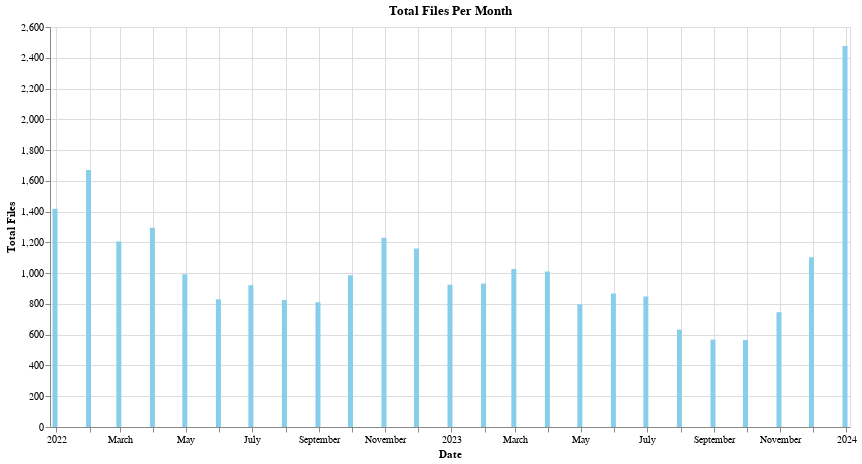

Source (notebook cell):
### Markdown cell above
## Altair plots

### Code cell
import altair as alt

# Reset the index for Altair
df_altair = df_autoconsumo_group_m.reset_index()

# Create the bar plot
bar = alt.Chart(df_altair).mark_bar(color="skyblue").encode(
    x=alt.X('fecha_registro_exp:T', title="Date"),  # Use the datetime index
    y=alt.Y('total_exp:Q', title="Total Files"),
    tooltip=['fecha_registro_exp:T', 'total_exp:Q']  # Add tooltips
).properties(
    title="Total Files Per Month",
    width=800,
    height=400
)

bar

### Figure 1 — Vega-Lite specification as saved in the notebook (floating-point values rounded to 4 significant figures)
{"config": {"view": {"continuousWidth": 300, "continuousHeight": 300}}, "data": {"name": "data-778c0ed09dfb58b3cd5acace750d6b04"}, "mark": {"type": "bar", "color": "skyblue"}, "encoding": {"tooltip": [{"field": "fecha_registro_exp", "type": "temporal"}, {"field": "total_exp", "type": "quantitative"}], "x": {"field": "fecha_registro_exp", "title": "Date", "type": "temporal"}, "y": {"field": "total_exp", "title": "Total Files", "type": "quantitative"}}, "height": 400, "title": "Total Files Per Month", "width": 800, "$schema": "https://vega.github.io/schema/vega-lite/v5.20.1.json", "datasets": {"data-778c0ed09dfb58b3cd5acace750d6b04": [{"fecha_registro_exp": "2021-12-31T00:00:00", "total_exp": 1418, "total_pfisica": 1345, "total_pjuridica": 9, "total_online": 1416, "total_presencial": 2, "Year": "2021", "Month": "12"}, {"fecha_registro_exp": "2022-01-31T00:00:00", "total_exp": 1671, "total_pfisica": 1588, "total_pjuridica": 23, "total_online": 1667, "total_presencial": 4, "Year": "2022", "Month": "1"}, {"fecha_registro_exp": "2022-02-28T00:00:00", "total_exp": 1205, "total_pfisica": 1163, "total_pjuridica": 13, "total_online": 1205, "total_presencial": 0, "Year": "2022", "Month": "2"}, {"fecha_registro_exp": "2022-03-31T00:00:00", "total_exp": 1295, "total_pfisica": 1234, "total_pjuridica": 28, "total_online": 1292, "total_presencial": 3, "Year": "2022", "Month": "3"}, {"fecha_registro_exp": "2022-04-30T00:00:00", "total_exp": 993, "total_pfisica": 960, "total_pjuridica": 12, "total_online": 993, "total_presencial": 0, "Year": "2022", "Month": "4"}, {"fecha_registro_exp": "2022-05-31T00:00:00", "total_exp": 830, "total_pfisica": 812, "total_pjuridica": 7, "total_online": 825, "total_presencial": 5, "Year": "2022", "Month": "5"}, {"fecha_registro_exp": "2022-06-30T00:00:00", "total_exp": 921, "total_pfisica": 877, "total_pjuridica": 11, "total_online": 921, "total_presencial": 0, "Year": "2022", "Month": "6"}, {"fecha_registro_exp": "2022-07-31T00:00:00", "total_exp": 825, "total_pfisica": 798, "total_pjuridica": 11, "total_online": 824, "total_presencial": 1, "Year": "2022", "Month": "7"}, {"fecha_registro_exp": "2022-08-31T00:00:00", "total_exp": 811, "total_pfisica": 798, "total_pjuridica": 4, "total_online": 810, "total_presencial": 1, "Year": "2022", "Month": "8"}, {"fecha_registro_exp": "2022-09-30T00:00:00", "total_exp": 986, "total_pfisica": 950, "total_pjuridica": 17, "total_online": 983, "total_presencial": 3, "Year": "2022", "Month": "9"}, {"fecha_registro_exp": "2022-10-31T00:00:00", "total_exp": 1230, "total_pfisica": 1193, "total_pjuridica": 10, "total_online": 1229, "total_presencial": 1, "Year": "2022", "Month": "10"}, {"fecha_registro_exp": "2022-11-30T00:00:00", "total_exp": 1161, "total_pfisica": 1119, "total_pjuridica": 17, "total_online": 1161, "total_presencial": 0, "Year": "2022", "Month": "11"}, {"fecha_registro_exp": "2022-12-31T00:00:00", "total_exp": 924, "total_pfisica": 883, "total_pjuridica": 26, "total_online": 923, "total_presencial": 1, "Year": "2022", "Month": "12"}, {"fecha_registro_exp": "2023-01-31T00:00:00", "total_exp": 932, "total_pfisica": 892, "total_pjuridica": 14, "total_online": 930, "total_presencial": 2, "Year": "2023", "Month": "1"}, {"fecha_registro_exp": "2023-02-28T00:00:00", "total_exp": 1027, "total_pfisica": 966, "total_pjuridica": 17, "total_online": 1026, "total_presencial": 1, "Year": "2023", "Month": "2"}, {"fecha_registro_exp": "2023-03-31T00:00:00", "total_exp": 1011, "total_pfisica": 993, "total_pjuridica": 9, "total_online": 1010, "total_presencial": 1, "Year": "2023", "Month": "3"}, {"fecha_registro_exp": "2023-04-30T00:00:00", "total_exp": 797, "total_pfisica": 780, "total_pjuridica": 7, "total_online": 797, "total_presencial": 0, "Year": "2023", "Month": "4"}, {"fecha_registro_exp": "2023-05-31T00:00:00", "total_exp": 868, "total_pfisica": 827, "total_pjuridica": 11, "total_online": 867, "total_presencial": 1, "Year": "2023", "Month": "5"}, {"fecha_registro_exp": "2023-06-30T00:00:00", "total_exp": 848, "total_pfisica": 819, "total_pjuridica": 12, "total_online": 847, "total_presencial": 1, "Year": "2023", "Month": "6"}, {"fecha_registro_exp": "2023-07-31T00:00:00", "total_exp": 633, "total_pfisica": 621, "total_pjuridica": 7, "total_online": 633, "total_presencial": 0, "Year": "2023", "Month": "7"}, {"fecha_registro_exp": "2023-08-31T00:00:00", "total_exp": 568, "total_pfisica": 558, "total_pjuridica": 6, "total_online": 568, "total_presencial": 0, "Year": "2023", "Month": "8"}, {"fecha_registro_exp": "2023-09-30T00:00:00", "total_exp": 565, "total_pfisica": 549, "total_pjuridica": 10, "total_online": 564, "total_presencial": 1, "Year": "2023", "Month": "9"}, {"fecha_registro_exp": "2023-10-31T00:00:00", "total_exp": 746, "total_pfisica": 733, "total_pjuridica": 8, "total_online": 745, "total_presencial": 1, "Year": "2023", "Month": "10"}, {"fecha_registro_exp": "2023-11-30T00:00:00", "total_exp": 1103, "total_pfisica": 1068, "total_pjuridica": 16, "total_online": 1098, "total_presencial": 5, "Year": "2023", "Month": "11"}, {"fecha_registro_exp": "2023-12-31T00:00:00", "total_exp": 2477, "total_pfisica": 2347, "total_pjuridica": 56, "total_online": 2465, "total_presencial": 12, "Year": "2023", "Month": "12"}]}}
